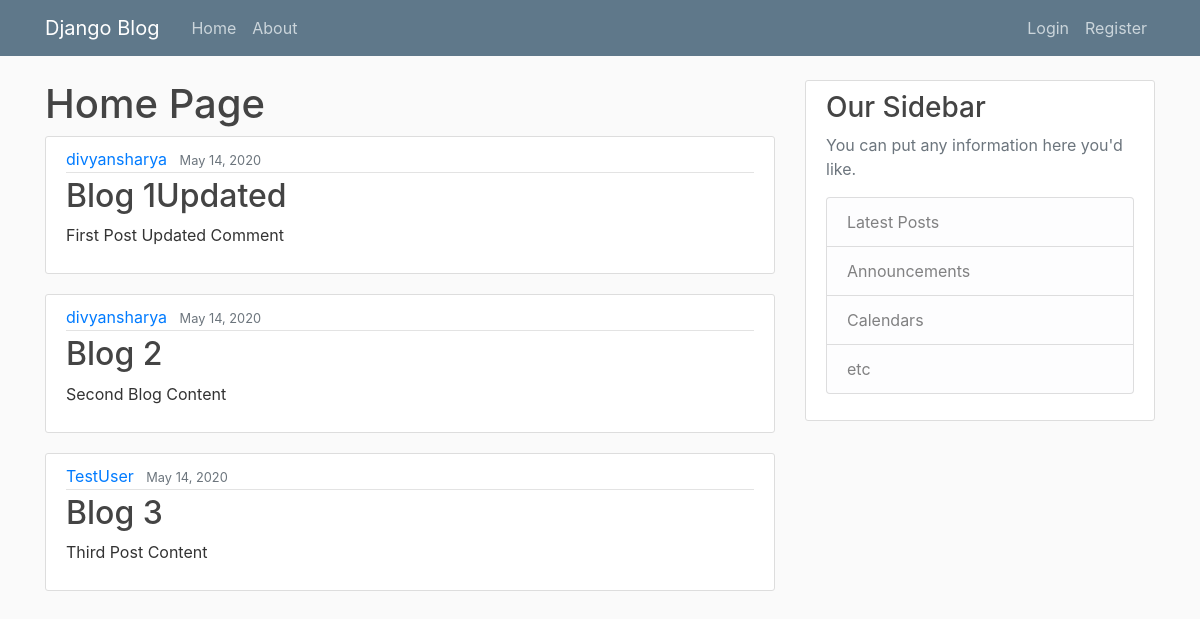
The page / on the database its author committed.
### blog/models.py (models this page shows, shortened)
class Post(models.Model):
    title = models.CharField(max_length=100)
    content = models.TextField()
    date_posted = models.DateTimeField(default=timezone.now)
    author = models.ForeignKey(User, on_delete=models.CASCADE)

### blog/views.py (the view)
# urls.py: 2. Add a URL to urlpatterns:  path('', views.home, name='home')
def home(request):
    context={
        'posts': Post.objects.all()
    }
    return render(request, 'blog/home.html', context)

### blog/templates/blog/home.html
{% extends 'blog/base.html' %}
{% block content%}
    <h1>Home Page</h1>
    {% for post in posts %}
        <article class="media content-section">
          <div class="media-body">
            <div class="article-metadata">
              <a class="mr-2" href="#">{{ post.author }}</a>
              <small class="text-muted">{{ post.date_posted | date:'F d, Y' }}</small>
            </div>
            <h2><a class="article-title" href="#">{{ post.title }}</a></h2>
            <p class="article-content">{{ post.content }}</p>
          </div>
        </article>
    {% endfor%}
{% endblock content%}

### blog/static/blog/main.css (style rules this page uses)
body { background: #fafafa; color: #333333; margin-top: 5rem; }
h1, h2, h3, h4, h5, h6 { color: #444444; }
.content-section { background: #ffffff; padding: 10px 20px; border: 1px solid #dddddd; border-radius: 3px; margin-bottom: 20px; }
.article-title { color: #444444; }
.article-content { white-space: pre-line; }
.article-metadata { padding-bottom: 1px; margin-bottom: 4px; border-bottom: 1px solid #e3e3e3 }

### rows shown on the page
Post: author "divyansharya", date_posted "May 14, 2020", title "Blog 1Updated", content "First Post Updated Comment"
Post: author "divyansharya", date_posted "May 14, 2020", title "Blog 2", content "Second Blog Content"
Post: author "TestUser", date_posted "May 14, 2020", title "Blog 3", content "Third Post Content"
